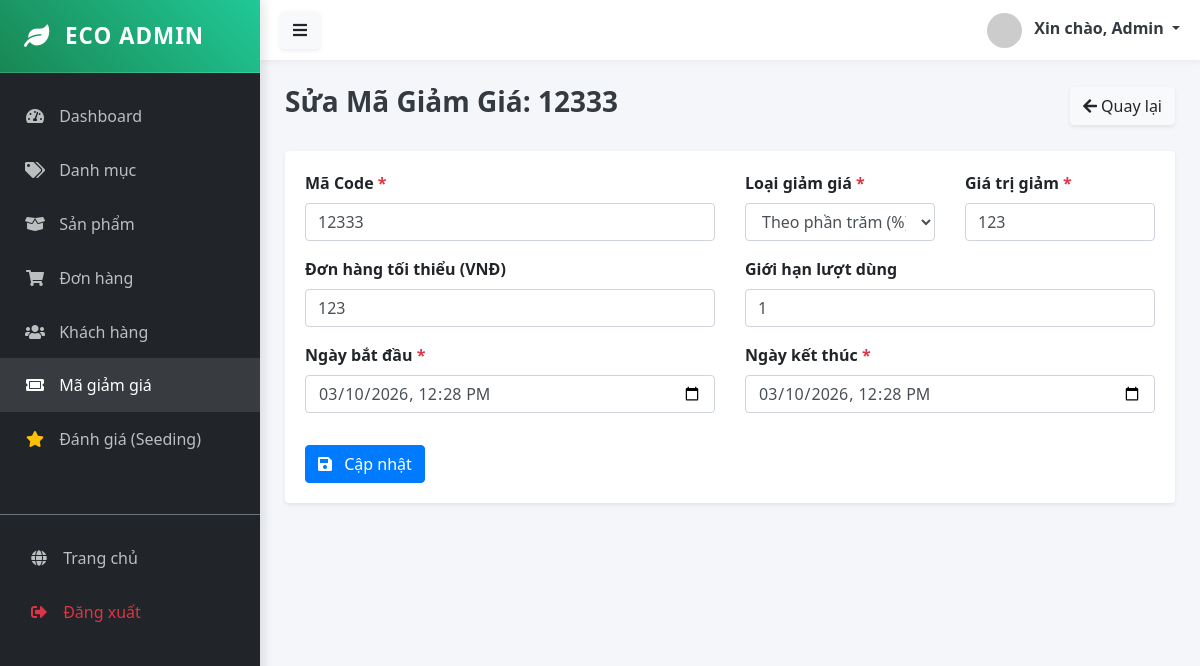
/public/admin/coupon/edit/12 (signed in), run on an earlier commit of the app's database.
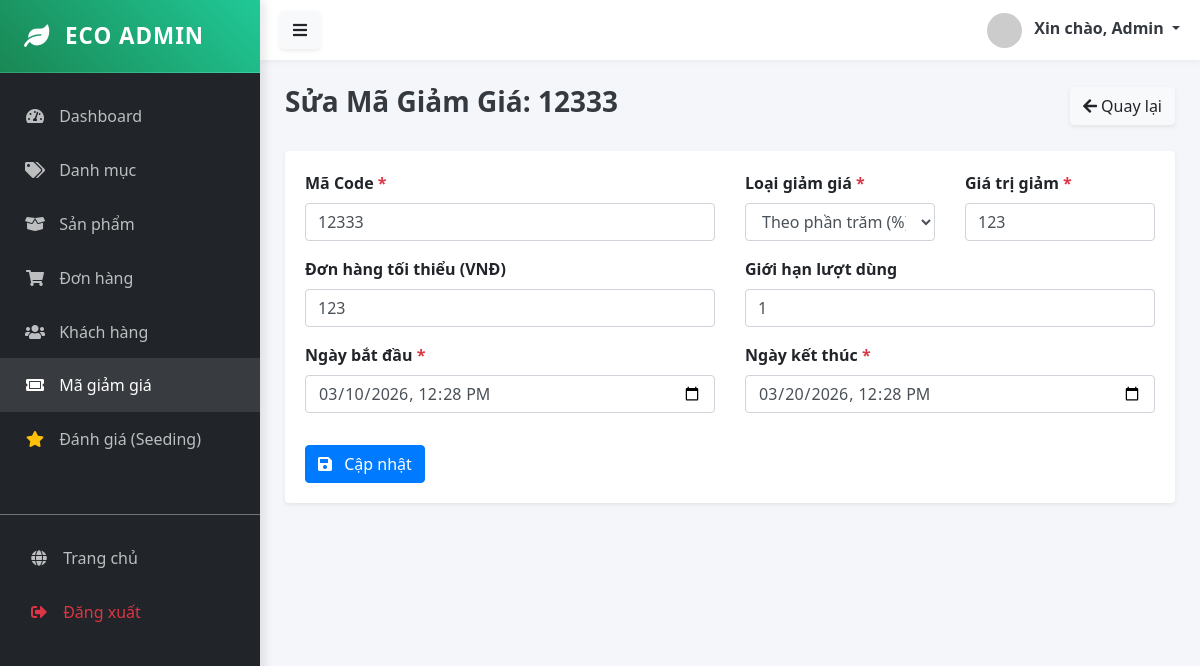
And on a later commit of the database.
### tables this page shows
CREATE TABLE `coupons` (
  `id` bigint UNSIGNED NOT NULL,
  `code` varchar(100) DEFAULT NULL,
  `type` varchar(50) DEFAULT NULL,
  `value` bigint DEFAULT NULL,
  `min_order_cents` bigint DEFAULT NULL,
  `usage_limit` int DEFAULT NULL,
  `used_count` int DEFAULT '0',
  `starts_at` datetime DEFAULT NULL,
  `ends_at` datetime DEFAULT NULL,
  `applies_to_category_ids` json DEFAULT NULL,
  `created_at` timestamp NULL DEFAULT CURRENT_TIMESTAMP
);

### app/Controllers/Admin/CouponController.php (called while the page is built, shortened)
<?php
class CouponController extends Controller {
    public function edit($id) {
        $couponModel = $this->model('Coupon');
        $coupon = $couponModel->getById($id);
        $this->view('admin/coupons/edit', ['coupon' => $coupon]);
    }
}

### app/Core/App.php (called while the page is built, shortened)
<?php
class App {
    protected $controller = 'HomeController';
    protected $method = 'index';
    public function __construct() {
        $url = $this->parseUrl();
        if (isset($url[0]) && strtolower($url[0]) == 'admin') {
            array_shift($url);
            $folder = 'Admin';
            $this->controller = 'DashboardController';
            if (isset($url[0])) {
                $controllerName = $this->convertToPascalCase($url[0]) . 'Controller';
                if (file_exists('../app/Controllers/Admin/' . $controllerName . '.php')) {
                    $this->controller = $controllerName;
                    array_shift($url);
                }
            }
        }
        $file = '../app/Controllers/' . $folder . '/' . $this->controller . '.php';
        if (file_exists($file)) {
            $this->controller = new $class;
        } else {
            die("Lỗi 404: Controller '{$this->controller}' không tồn tại.");
        }
        if (isset($url[0])) {
            $methodName = $this->convertToCamelCase($url[0]);
            if (method_exists($this->controller, $methodName)) {
                $this->method = $methodName;
                array_shift($url);
            }
            elseif (method_exists($this->controller, str_replace('-', '_', $url[0]))) {
                $this->method = str_replace('-', '_', $url[0]);
                array_shift($url);
            }
        }
        $this->params = $url ? array_values($url) : [];
        call_user_func_array([$this->controller, $this->method], $this->params);
    }
    public function parseUrl() {
        if (isset($_GET['url'])) {
            return explode('/', filter_var(rtrim($_GET['url'], '/'), FILTER_SANITIZE_URL));
        }
        return [];
    }
    private function convertToPascalCase($string) {
        return str_replace(' ', '', ucwords(str_replace('-', ' ', $string)));
    }
    private function convertToCamelCase($string) {
        return lcfirst($this->convertToPascalCase($string));
    }
}

### public/index.php (called while the page is built, shortened)
<?php
$app = new App();

### config/database.php (called while the page is built)
<?php
return [
    'host' => $_ENV['DB_HOST'] ?? 'localhost',
    'dbname' => $_ENV['DB_DATABASE'] ?? 'ecostore',
    'user' => $_ENV['DB_USERNAME'] ?? 'root',
    'pass' => $_ENV['DB_PASSWORD'] ?? '',
    'charset' => 'utf8mb4'
];

### app/Core/Database.php (called while the page is built, shortened)
<?php
class Database {
    private static $instance = null;
    private $connection;
    private function __construct() {
        $config = require __DIR__ . '/../../config/database.php';
        $dsn = "mysql:host={$config['host']};dbname={$config['dbname']};charset={$config['charset']}";
        try {
            $this->connection = new PDO($dsn, $config['user'], $config['pass']);
            $this->connection->setAttribute(PDO::ATTR_ERRMODE, PDO::ERRMODE_EXCEPTION);
            $this->connection->setAttribute(PDO::ATTR_DEFAULT_FETCH_MODE, PDO::FETCH_ASSOC);
        } catch (PDOException $e) {
            die("DB Connection Error: " . $e->getMessage());
        }
    }
    public static function getInstance() {
        if (!self::$instance) {
            self::$instance = new Database();
        }
        return self::$instance;
    }
    public function query($sql, $params = []) {
        try {
            $stmt = $this->connection->prepare($sql);
            $stmt->execute($params);
            return $stmt;
        } catch (PDOException $e) {
            die("Lỗi truy vấn SQL: " . $e->getMessage());
        }
    }
    public function fetch($sql, $params = []) {
        return $this->query($sql, $params)->fetch();
    }
}

### app/Core/Model.php (called while the page is built, shortened)
<?php
abstract class Model {
    public function __construct() {
        $this->db = Database::getInstance();
    }
}

### app/Models/Coupon.php (called while the page is built, shortened)
<?php
class Coupon extends Model {
    protected $table = 'coupons';
    public function getById($id) {
        $sql = "SELECT * FROM {$this->table} WHERE id = ?";
        return $this->db->fetch($sql, [$id]);
    }
}

### app/Views/admin/coupons/edit.php (the view, shortened to what the changed rows need)
<?php require_once '../app/Views/layouts/admin/sidebar.php'; ?>
<div class="d-flex justify-content-between align-items-center mb-4">
    <h3 class="text-dark font-weight-bold">Sửa Mã Giảm Giá: <?= $coupon['code'] ?></h3>
    <a href="/MY_WEB/public/admin/coupon" class="btn btn-light shadow-sm"><i class="fas fa-arrow-left"></i> Quay lại</a>
</div>
<div class="card shadow-sm border-0">
    <div class="card-body">
        <form action="/MY_WEB/public/admin/coupon/update/<?= $coupon['id'] ?>" method="POST">
            <div class="row">
                <div class="col-md-6 form-group">
                    <label class="font-weight-bold">Mã Code <span class="text-danger">*</span></label>
                    <input type="text" name="code" class="form-control text-uppercase" value="<?= $coupon['code'] ?>" required>
                </div>
                <div class="col-md-3 form-group">
                    <label class="font-weight-bold">Loại giảm giá <span class="text-danger">*</span></label>
                    <select name="type" class="form-control" required>
                        <option value="percent" <?= $coupon['type'] == 'percent' ? 'selected' : '' ?>>Theo phần trăm (%)</option>
                    </select>
                </div>
                <div class="col-md-3 form-group">
                    <label class="font-weight-bold">Giá trị giảm <span class="text-danger">*</span></label>
                    <input type="number" name="value" class="form-control" value="<?= $coupon['value'] ?>" required>
                </div>
                <div class="col-md-6 form-group">
                    <label class="font-weight-bold">Đơn hàng tối thiểu (VNĐ)</label>
                    <input type="number" name="min_order_cents" class="form-control" value="<?= $coupon['min_order_cents'] ?>">
                </div>
                <div class="col-md-6 form-group">
                    <label class="font-weight-bold">Giới hạn lượt dùng</label>
                    <input type="number" name="usage_limit" class="form-control" value="<?= $coupon['usage_limit'] ?>" placeholder="Để trống nếu vô hạn">
                </div>
                <div class="col-md-6 form-group">
                    <label class="font-weight-bold">Ngày bắt đầu <span class="text-danger">*</span></label>
                    <input type="datetime-local" name="starts_at" class="form-control" value="<?= date('Y-m-d\TH:i', strtotime($coupon['starts_at'])) ?>" required>
                </div>
                <div class="col-md-6 form-group">
                    <label class="font-weight-bold">Ngày kết thúc <span class="text-danger">*</span></label>
                    <input type="datetime-local" name="ends_at" class="form-control" value="<?= date('Y-m-d\TH:i', strtotime($coupon['ends_at'])) ?>" required>
                </div>
            </div>
            <button type="submit" class="btn btn-primary mt-3"><i class="fas fa-save mr-2"></i> Cập nhật</button>
        </form>
    </div>
</div>
<?php require_once '../app/Views/layouts/admin/footer.php'; ?>

What changed in the data, as far as the page shows it:
changed coupons "Theo phần trăm (%)": ends_at "03/10/2026 12:28" → "03/20/2026 12:28"
